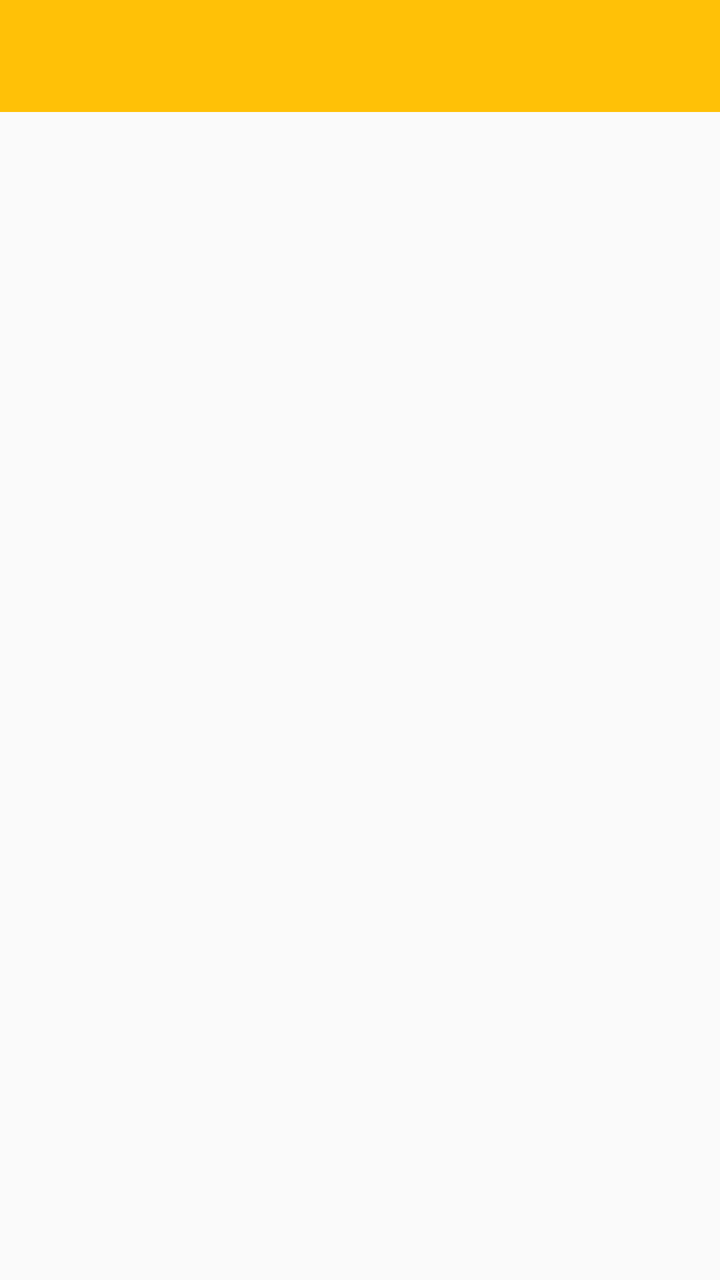
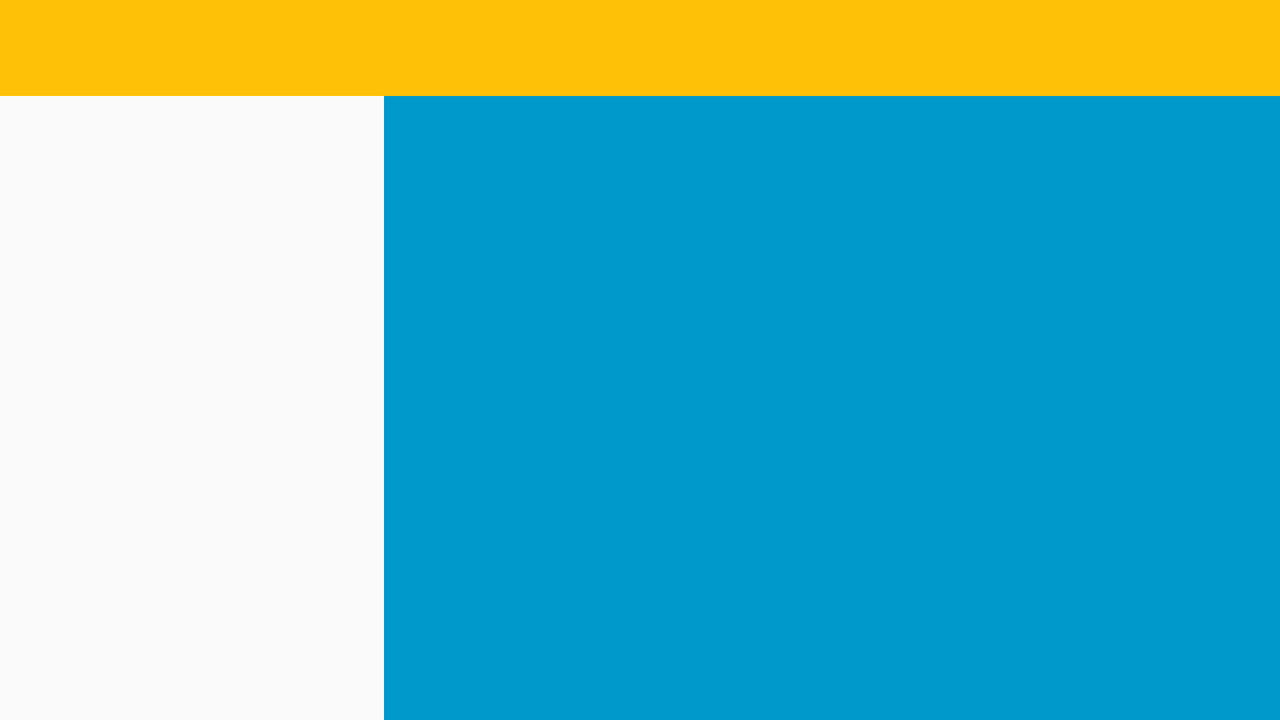

First picture: res/layout/ on a phone held upright. Second picture: the repository's own variant of that layout, on a device whose configuration matches the variant's folder. Source for both follows.
<!-- AndroidManifest.xml: application theme AppTheme -->
<!-- res/layout/activity_main.xml -->
<?xml version="1.0" encoding="utf-8"?>
<FrameLayout
    xmlns:android="http://schemas.android.com/apk/res/android"
    android:id="@+id/frame_layout_main"
    android:layout_height="match_parent"
    android:layout_width="match_parent">

    <include
        layout="@layout/toolbar"
        android:layout_width="match_parent"
        android:layout_height="wrap_content" />

</FrameLayout>
<!-- res/layout/toolbar.xml (included above) -->
<?xml version="1.0" encoding="utf-8"?>
<android.support.v7.widget.Toolbar
    xmlns:android="http://schemas.android.com/apk/res/android"
    xmlns:app="http://schemas.android.com/apk/res-auto"

    android:id="@+id/toolbar"
    android:minHeight="?attr/actionBarSize"
    android:layout_width="match_parent"
    android:layout_height="wrap_content"
    android:background="?attr/colorPrimary"
    app:titleTextAppearance="@style/Toolbar.TitleText"/>
<!-- resources referenced by this layout -->
<resources>
  <style name="Toolbar.TitleText" parent="TextAppearance.Widget.AppCompat.Toolbar.Title">
          <item name="android:textSize">21sp</item>
          <item name="android:textStyle">italic</item>
          <item name="android:textColor">@color/colorAccent</item>
      </style>
  <style name="AppTheme" parent="Theme.AppCompat.Light.NoActionBar">
          
          <item name="colorPrimary">@color/colorPrimary</item>
          <item name="colorPrimaryDark">@color/colorPrimaryDark</item>
          <item name="colorAccent">@color/colorAccent</item>
      </style>
  <color name="colorAccent">#FFFFFF</color>
  <color name="colorPrimary">#FFC107</color>
  <color name="colorPrimaryDark">#000000</color>
</resources>
<!-- res/layout-w600dp/activity_main.xml (the repository's variant of the layout above) -->
<!-- drawn on the phone turned sideways -->
<?xml version="1.0" encoding="utf-8"?>
<LinearLayout
    xmlns:android="http://schemas.android.com/apk/res/android"
    android:orientation="vertical"
    android:layout_width="match_parent"
    android:layout_height="match_parent">
    <include
        layout="@layout/toolbar"
        android:layout_width="match_parent"
        android:layout_height="wrap_content"
        />
<LinearLayout
    android:layout_width="match_parent"
    android:layout_height="match_parent"
    android:orientation="horizontal">
    <FrameLayout
        android:id="@+id/frame_layout_main"
        android:layout_weight="30"
        android:layout_width="0px"
        android:layout_height="match_parent"
        />
    <FrameLayout
        android:id="@+id/frame_layout_detail"
        android:layout_weight="70"
        android:layout_width="0px"
        android:layout_height="match_parent"
        android:background="@android:color/holo_blue_dark"
        />
</LinearLayout>

</LinearLayout>
